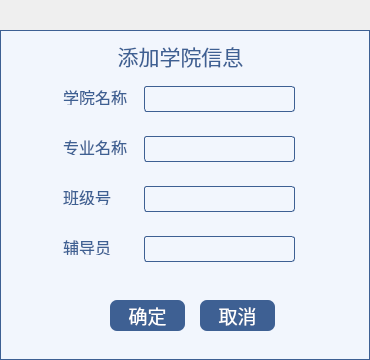
<?xml version="1.0" encoding="UTF-8"?>
<ui version="4.0">
 <class>Admin_AddDean</class>
 <widget class="QWidget" name="Admin_AddDean">
  <property name="geometry">
   <rect>
    <x>0</x>
    <y>0</y>
    <width>370</width>
    <height>360</height>
   </rect>
  </property>
  <property name="windowTitle">
   <string>Form</string>
  </property>
  <property name="styleSheet">
   <string notr="true">color:#3e6093;</string>
  </property>
  <widget class="QLabel" name="label">
   <property name="geometry">
    <rect>
     <x>100</x>
     <y>40</y>
     <width>161</width>
     <height>31</height>
    </rect>
   </property>
   <property name="font">
    <font>
     <family>黑体</family>
     <pointsize>16</pointsize>
     <weight>50</weight>
     <bold>false</bold>
    </font>
   </property>
   <property name="styleSheet">
    <string notr="true">color:#3e6093;</string>
   </property>
   <property name="text">
    <string>添加学院信息</string>
   </property>
   <property name="alignment">
    <set>Qt::AlignCenter</set>
   </property>
  </widget>
  <widget class="QPushButton" name="pushButton">
   <property name="geometry">
    <rect>
     <x>110</x>
     <y>300</y>
     <width>75</width>
     <height>31</height>
    </rect>
   </property>
   <property name="font">
    <font>
     <family>黑体</family>
     <pointsize>14</pointsize>
    </font>
   </property>
   <property name="styleSheet">
    <string notr="true">QPushButton{
color:#ffffff;
background-color:#3e6093;
border-radius:7px;
}

QPushButton:hover{
background:#2c466c;
}

QPushButton:pressed{
background:#253b5b;
}</string>
   </property>
   <property name="text">
    <string>确定</string>
   </property>
  </widget>
  <widget class="QPushButton" name="pushButton_2">
   <property name="geometry">
    <rect>
     <x>200</x>
     <y>300</y>
     <width>75</width>
     <height>31</height>
    </rect>
   </property>
   <property name="font">
    <font>
     <family>黑体</family>
     <pointsize>14</pointsize>
    </font>
   </property>
   <property name="styleSheet">
    <string notr="true">QPushButton{
color:#ffffff;
background-color:#3e6093;
border-radius:7px;
}

QPushButton:hover{
background:#2c466c;
}

QPushButton:pressed{
background:#253b5b;
}</string>
   </property>
   <property name="text">
    <string>取消</string>
   </property>
  </widget>
  <widget class="QWidget" name="widget" native="true">
   <property name="geometry">
    <rect>
     <x>54</x>
     <y>66</y>
     <width>251</width>
     <height>211</height>
    </rect>
   </property>
   <widget class="QLineEdit" name="lineEdit_4">
    <property name="geometry">
     <rect>
      <x>90</x>
      <y>170</y>
      <width>151</width>
      <height>26</height>
     </rect>
    </property>
    <property name="font">
     <font>
      <family>黑体</family>
      <pointsize>12</pointsize>
     </font>
    </property>
    <property name="styleSheet">
     <string notr="true">border-radius:3px;
border:1px solid #3e6093;
background:#f2f6fd;</string>
    </property>
   </widget>
   <widget class="QLabel" name="label_5">
    <property name="geometry">
     <rect>
      <x>9</x>
      <y>173</y>
      <width>51</width>
      <height>16</height>
     </rect>
    </property>
    <property name="font">
     <font>
      <family>黑体</family>
      <pointsize>12</pointsize>
     </font>
    </property>
    <property name="styleSheet">
     <string notr="true">color:#3e6093;</string>
    </property>
    <property name="text">
     <string>辅导员</string>
    </property>
   </widget>
   <widget class="QLineEdit" name="lineEdit_3">
    <property name="geometry">
     <rect>
      <x>90</x>
      <y>120</y>
      <width>151</width>
      <height>26</height>
     </rect>
    </property>
    <property name="font">
     <font>
      <family>黑体</family>
      <pointsize>12</pointsize>
     </font>
    </property>
    <property name="styleSheet">
     <string notr="true">border-radius:3px;
border:1px solid #3e6093;
background:#f2f6fd;</string>
    </property>
   </widget>
   <widget class="QLineEdit" name="lineEdit">
    <property name="geometry">
     <rect>
      <x>90</x>
      <y>20</y>
      <width>151</width>
      <height>26</height>
     </rect>
    </property>
    <property name="font">
     <font>
      <family>黑体</family>
      <pointsize>12</pointsize>
     </font>
    </property>
    <property name="styleSheet">
     <string notr="true">border-radius:3px;
border:1px solid #3e6093;
background:#f2f6fd;</string>
    </property>
   </widget>
   <widget class="QLabel" name="label_4">
    <property name="geometry">
     <rect>
      <x>9</x>
      <y>123</y>
      <width>51</width>
      <height>16</height>
     </rect>
    </property>
    <property name="font">
     <font>
      <family>黑体</family>
      <pointsize>12</pointsize>
     </font>
    </property>
    <property name="styleSheet">
     <string notr="true">color:#3e6093;</string>
    </property>
    <property name="text">
     <string>班级号</string>
    </property>
   </widget>
   <widget class="QLabel" name="label_2">
    <property name="geometry">
     <rect>
      <x>9</x>
      <y>23</y>
      <width>71</width>
      <height>16</height>
     </rect>
    </property>
    <property name="font">
     <font>
      <family>黑体</family>
      <pointsize>12</pointsize>
     </font>
    </property>
    <property name="styleSheet">
     <string notr="true">color:#3e6093;</string>
    </property>
    <property name="text">
     <string>学院名称</string>
    </property>
   </widget>
   <widget class="QLabel" name="label_3">
    <property name="geometry">
     <rect>
      <x>9</x>
      <y>73</y>
      <width>71</width>
      <height>16</height>
     </rect>
    </property>
    <property name="font">
     <font>
      <family>黑体</family>
      <pointsize>12</pointsize>
     </font>
    </property>
    <property name="styleSheet">
     <string notr="true">color:#3e6093;</string>
    </property>
    <property name="text">
     <string>专业名称</string>
    </property>
   </widget>
   <widget class="QLineEdit" name="lineEdit_2">
    <property name="geometry">
     <rect>
      <x>90</x>
      <y>70</y>
      <width>151</width>
      <height>26</height>
     </rect>
    </property>
    <property name="font">
     <font>
      <family>黑体</family>
      <pointsize>12</pointsize>
     </font>
    </property>
    <property name="styleSheet">
     <string notr="true">border-radius:3px;
border:1px solid #3e6093;
background:#f2f6fd;</string>
    </property>
   </widget>
  </widget>
  <widget class="QWidget" name="widget_2" native="true">
   <property name="geometry">
    <rect>
     <x>0</x>
     <y>30</y>
     <width>370</width>
     <height>330</height>
    </rect>
   </property>
   <property name="layoutDirection">
    <enum>Qt::LeftToRight</enum>
   </property>
   <property name="styleSheet">
    <string notr="true">background:#f2f6fd;
border:1px solid #3e6093;</string>
   </property>
   <widget class="QLabel" name="label_result">
    <property name="geometry">
     <rect>
      <x>20</x>
      <y>270</y>
      <width>81</width>
      <height>41</height>
     </rect>
    </property>
    <property name="font">
     <font>
      <family>黑体</family>
      <pointsize>12</pointsize>
     </font>
    </property>
    <property name="styleSheet">
     <string notr="true">color:#3e6093;border:0px;</string>
    </property>
    <property name="text">
     <string/>
    </property>
    <property name="alignment">
     <set>Qt::AlignRight|Qt::AlignTrailing|Qt::AlignVCenter</set>
    </property>
   </widget>
  </widget>
  <zorder>widget_2</zorder>
  <zorder>label</zorder>
  <zorder>pushButton</zorder>
  <zorder>pushButton_2</zorder>
  <zorder>widget</zorder>
 </widget>
 <tabstops>
  <tabstop>lineEdit</tabstop>
  <tabstop>lineEdit_2</tabstop>
  <tabstop>lineEdit_3</tabstop>
  <tabstop>lineEdit_4</tabstop>
  <tabstop>pushButton</tabstop>
  <tabstop>pushButton_2</tabstop>
 </tabstops>
 <resources/>
 <connections/>
</ui>
